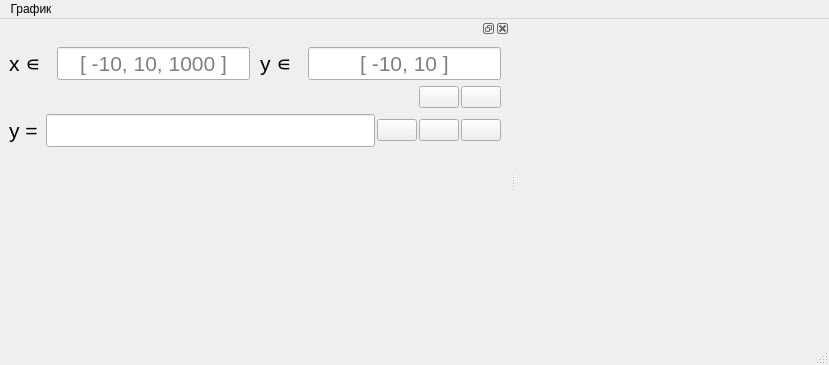
<?xml version="1.0" encoding="UTF-8"?>
<ui version="4.0">
 <class>MainWindow</class>
 <widget class="QMainWindow" name="MainWindow">
  <property name="geometry">
   <rect>
    <x>0</x>
    <y>0</y>
    <width>829</width>
    <height>365</height>
   </rect>
  </property>
  <property name="sizePolicy">
   <sizepolicy hsizetype="Minimum" vsizetype="Minimum">
    <horstretch>0</horstretch>
    <verstretch>0</verstretch>
   </sizepolicy>
  </property>
  <property name="windowTitle">
   <string>Графики</string>
  </property>
  <widget class="QWidget" name="centralwidget">
   <layout class="QVBoxLayout" name="verticalLayout_2">
    <item>
     <widget class="QWidget" name="matplotlibWidget" native="true"/>
    </item>
   </layout>
  </widget>
  <widget class="QMenuBar" name="menubar">
   <property name="geometry">
    <rect>
     <x>0</x>
     <y>0</y>
     <width>829</width>
     <height>33</height>
    </rect>
   </property>
   <widget class="QMenu" name="graphMenu">
    <property name="title">
     <string>График</string>
    </property>
    <addaction name="showHideAction"/>
    <addaction name="clearAction"/>
   </widget>
   <addaction name="graphMenu"/>
  </widget>
  <widget class="QStatusBar" name="statusbar"/>
  <widget class="QDockWidget" name="dockWidget">
   <property name="sizePolicy">
    <sizepolicy hsizetype="Minimum" vsizetype="Minimum">
     <horstretch>0</horstretch>
     <verstretch>0</verstretch>
    </sizepolicy>
   </property>
   <property name="floating">
    <bool>false</bool>
   </property>
   <property name="features">
    <set>QDockWidget::DockWidgetFeature::DockWidgetClosable|QDockWidget::DockWidgetFeature::DockWidgetFloatable|QDockWidget::DockWidgetFeature::DockWidgetMovable</set>
   </property>
   <property name="allowedAreas">
    <set>Qt::DockWidgetArea::LeftDockWidgetArea|Qt::DockWidgetArea::RightDockWidgetArea</set>
   </property>
   <attribute name="dockWidgetArea">
    <number>1</number>
   </attribute>
   <widget class="QWidget" name="dockWidgetContents">
    <property name="layoutDirection">
     <enum>Qt::LayoutDirection::LeftToRight</enum>
    </property>
    <layout class="QVBoxLayout" name="verticalLayout_4">
     <item>
      <layout class="QVBoxLayout" name="graphListVerticalLayout">
       <property name="spacing">
        <number>6</number>
       </property>
       <item>
        <layout class="QHBoxLayout" name="rangeHorizontalLayout">
         <property name="spacing">
          <number>10</number>
         </property>
         <item>
          <widget class="QLabel" name="xLabel">
           <property name="font">
            <font>
             <pointsize>16</pointsize>
            </font>
           </property>
           <property name="text">
            <string>x ∊ </string>
           </property>
          </widget>
         </item>
         <item>
          <widget class="QLineEdit" name="xRangeLineEdit">
           <property name="font">
            <font>
             <pointsize>16</pointsize>
            </font>
           </property>
           <property name="layoutDirection">
            <enum>Qt::LayoutDirection::LeftToRight</enum>
           </property>
           <property name="autoFillBackground">
            <bool>false</bool>
           </property>
           <property name="text">
            <string/>
           </property>
           <property name="alignment">
            <set>Qt::AlignmentFlag::AlignCenter</set>
           </property>
           <property name="placeholderText">
            <string>[ -10, 10, 1000 ]</string>
           </property>
           <property name="clearButtonEnabled">
            <bool>false</bool>
           </property>
          </widget>
         </item>
         <item>
          <widget class="QLabel" name="yLabel_2">
           <property name="font">
            <font>
             <pointsize>16</pointsize>
            </font>
           </property>
           <property name="text">
            <string>y ∊ </string>
           </property>
          </widget>
         </item>
         <item>
          <widget class="QLineEdit" name="yRangeLineEdit">
           <property name="font">
            <font>
             <pointsize>16</pointsize>
            </font>
           </property>
           <property name="text">
            <string/>
           </property>
           <property name="alignment">
            <set>Qt::AlignmentFlag::AlignCenter</set>
           </property>
           <property name="placeholderText">
            <string>[ -10, 10 ]</string>
           </property>
          </widget>
         </item>
        </layout>
       </item>
       <item>
        <layout class="QHBoxLayout" name="topGraphSettingHorizontalLayout">
         <property name="spacing">
          <number>2</number>
         </property>
         <item>
          <spacer name="horizontalSpacer">
           <property name="orientation">
            <enum>Qt::Orientation::Horizontal</enum>
           </property>
           <property name="sizeHint" stdset="0">
            <size>
             <width>40</width>
             <height>20</height>
            </size>
           </property>
          </spacer>
         </item>
         <item>
          <widget class="QPushButton" name="clearPushButton">
           <property name="font">
            <font>
             <pointsize>9</pointsize>
            </font>
           </property>
           <property name="text">
            <string/>
           </property>
           <property name="icon">
            <iconset theme="QIcon::ThemeIcon::DocumentNew"/>
           </property>
          </widget>
         </item>
         <item>
          <widget class="QPushButton" name="addPushButton">
           <property name="text">
            <string/>
           </property>
           <property name="icon">
            <iconset theme="QIcon::ThemeIcon::ListAdd"/>
           </property>
          </widget>
         </item>
        </layout>
       </item>
       <item>
        <layout class="QHBoxLayout" name="graphItemParentHorizontalLayout">
         <property name="spacing">
          <number>2</number>
         </property>
         <property name="sizeConstraint">
          <enum>QLayout::SizeConstraint::SetDefaultConstraint</enum>
         </property>
         <item>
          <widget class="QLabel" name="yLabel">
           <property name="enabled">
            <bool>true</bool>
           </property>
           <property name="font">
            <font>
             <pointsize>16</pointsize>
            </font>
           </property>
           <property name="text">
            <string>y = </string>
           </property>
          </widget>
         </item>
         <item>
          <widget class="QLineEdit" name="funcLineEdit">
           <property name="enabled">
            <bool>true</bool>
           </property>
           <property name="font">
            <font>
             <pointsize>16</pointsize>
            </font>
           </property>
          </widget>
         </item>
         <item>
          <widget class="QPushButton" name="plotPushButton">
           <property name="enabled">
            <bool>true</bool>
           </property>
           <property name="text">
            <string/>
           </property>
           <property name="icon">
            <iconset theme="QIcon::ThemeIcon::MailMessageNew"/>
           </property>
          </widget>
         </item>
         <item>
          <widget class="QPushButton" name="copyPushButton">
           <property name="enabled">
            <bool>true</bool>
           </property>
           <property name="text">
            <string/>
           </property>
           <property name="icon">
            <iconset theme="QIcon::ThemeIcon::EditCopy"/>
           </property>
          </widget>
         </item>
         <item>
          <widget class="QPushButton" name="deletePushButton">
           <property name="enabled">
            <bool>true</bool>
           </property>
           <property name="text">
            <string/>
           </property>
           <property name="icon">
            <iconset theme="QIcon::ThemeIcon::ListRemove"/>
           </property>
          </widget>
         </item>
        </layout>
       </item>
      </layout>
     </item>
     <item>
      <spacer name="graphListVerticalSpacer">
       <property name="orientation">
        <enum>Qt::Orientation::Vertical</enum>
       </property>
       <property name="sizeType">
        <enum>QSizePolicy::Policy::Expanding</enum>
       </property>
       <property name="sizeHint" stdset="0">
        <size>
         <width>20</width>
         <height>40</height>
        </size>
       </property>
      </spacer>
     </item>
    </layout>
   </widget>
  </widget>
  <action name="showHideAction">
   <property name="text">
    <string>Показать/скрыть</string>
   </property>
  </action>
  <action name="clearAction">
   <property name="text">
    <string>Очистить</string>
   </property>
  </action>
 </widget>
 <resources/>
 <connections/>
</ui>
